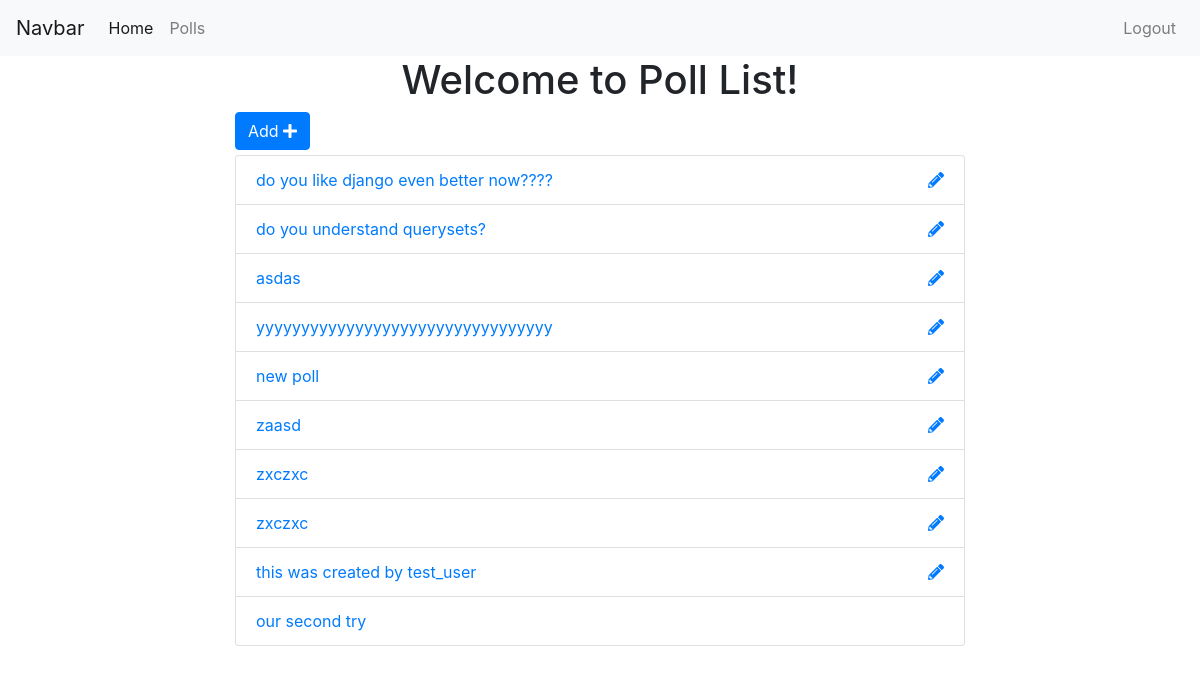
Page /polls/list/ (signed in) on the earlier database version.
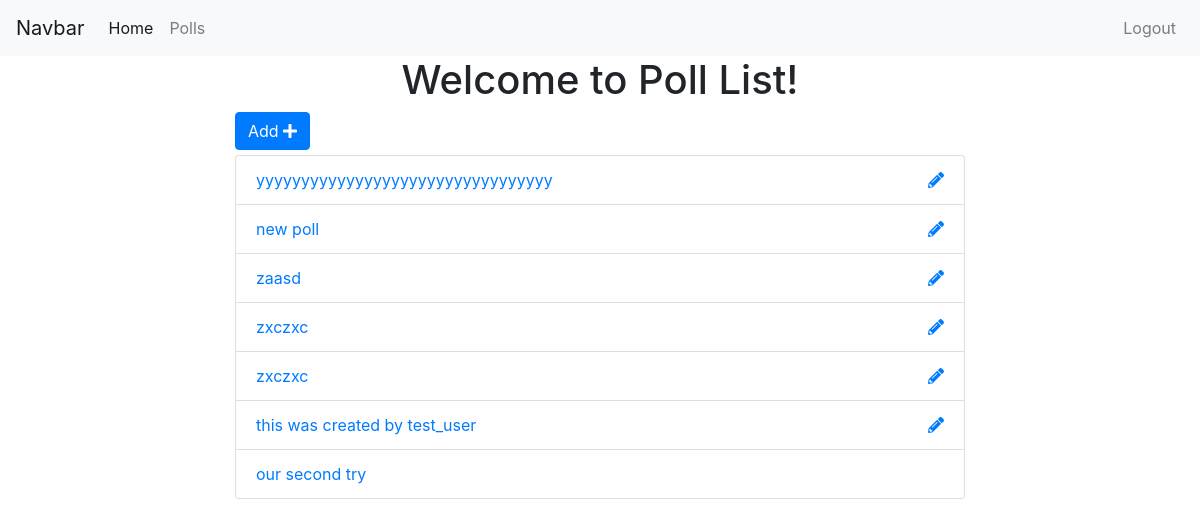
Same page on the later database version.
### polls/models.py (models this page shows, shortened)
class Poll(models.Model):
    owner = models.ForeignKey(User, on_delete=models.CASCADE, default=1)
    text = models.CharField(max_length=255)
    pub_date = models.DateField()
    def __str__(self):
        return self.text

### polls/views.py (the view)
# urls.py: path('list/', views.polls_list, name="list"),
@login_required
def polls_list(request):
    polls = Poll.objects.all()
    context = {'polls': polls}
    return render(request, 'polls/polls_list.html', context)

### polls/templates/polls/polls_list.html (shortened to what this page needs)
{% extends 'base.html' %}
{% block content %}
<div class="container">
  <h1 class='text-center'>Welcome to Poll List!</h1>
  <div class="row">
    <div class="col-sm-8 offset-sm-2">
      <a href="{% url 'polls:add' %}" class="btn btn-primary" style="margin-bottom: 5px">Add <i class="fas fa-plus"></i> </a>
      <ul class="list-group">
        {% for poll in polls %}
        <li class="list-group-item">
          <a href="{% url 'polls:detail' poll.id %}">{{ poll }}</a>
          {% if request.user == poll.owner %}
            <a href="{% url 'polls:edit_poll' poll.id %}" class='float-right'><i class="fas fa-pencil-alt"></i></a>
          {% endif %}
        </li>
        {% endfor %}
      </ul>
    </div>
  </div>
</div>
{% endblock %}

### templates/base.html (shortened to what this page needs)
<!DOCTYPE html>
{% load static %}
<html lang="en">
<head>
  <link rel="stylesheet" href="https://maxcdn.bootstrapcdn.com/bootstrap/4.0.0/css/bootstrap.min.css"
>
</head>
<body>
  {% include 'includes/navbar.html' %}
  {% block content %}{% endblock %}
</body>
</html>

### templates/includes/navbar.html (shortened to what this page needs)
<nav class="navbar navbar-expand-lg navbar-light bg-light">
  <a class="navbar-brand" href="#">Navbar</a>
  <div class="collapse navbar-collapse" id="navbarNavAltMarkup">
    <div class="navbar-nav">
      <a class="nav-item nav-link active" href="{% url 'home' %}">Home <span class="sr-only">(current)</span></a>
      <a class="nav-item nav-link" href="{% url 'polls:list' %}">Polls</a>
    </div>
    <div class="navbar-nav ml-auto">
      {% if request.user.is_authenticated %}
        <a class="nav-item nav-link" href="{% url 'accounts:logout' %}">Logout</a>
      {% else %}
        <a class="nav-item nav-link" href="{% url 'accounts:login' %}">Login</a>
      {% endif %}
    </div>
  </div>
</nav>

Differences in the rows shown:
removed Poll: text "do you like django even better now????"
removed Poll: text "do you understand querysets?"
removed Poll: text "asdas"
